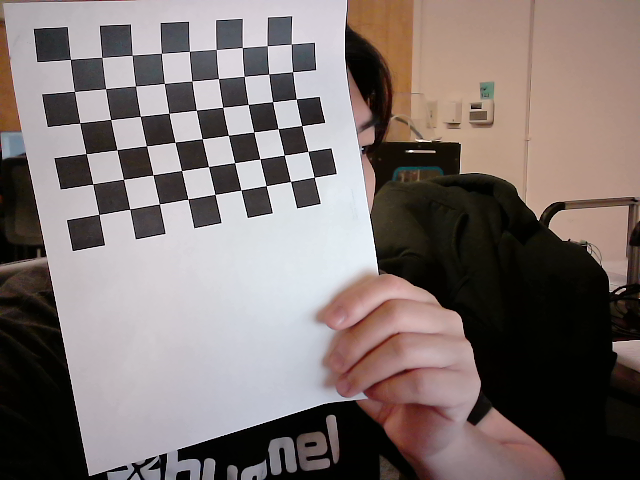
#> input picture camera_capture_0.png, 640 x 480 px; its folder holds only this picture in this run
$ python Task2_2_1.py
#> lines starting #> are read from the running program, lines starting #| are printed output that depends on the picture; long printed decimals are rounded
#!/usr/bin/env python3

import numpy as np
import cv2
import matplotlib.pyplot as plt
import glob


# Defnie the dimensions of checkerboard
dim =  (6, 9)

# termination criteria
criteria = (cv2.TERM_CRITERIA_EPS + cv2.TERM_CRITERIA_MAX_ITER, 30, 0.001)

# Initialization
points_3D = []          # Set of 3D corners
points_2D = []          # Set of 2D corners in pixel coordinate
object_3d = np.zeros((1, dim[0] * dim[1], 3), np.float32)  # Set of chessboard corners

# Extract the index of chessboard corners due to the chessboard dimension
object_3d[0, :, :2] = np.mgrid[0:dim[0],
                               0:dim[1]].T.reshape(-1, 2)          # like (0, 0, 0), (1, 0, 0), ....

# Create a list of string of filepath to image file
# images = sorted(glob.glob('*.png'))
images = sorted(glob.glob('*.png'))

for filename in images:
    # Read each image
    img  = cv2.imread(filename)
#> img is the input picture: shape (480, 640, 3); mean B, G, R 112.4, 114.7, 125.7

    # Convert image into gray
    gray = cv2.cvtColor(img, cv2.COLOR_BGR2GRAY)
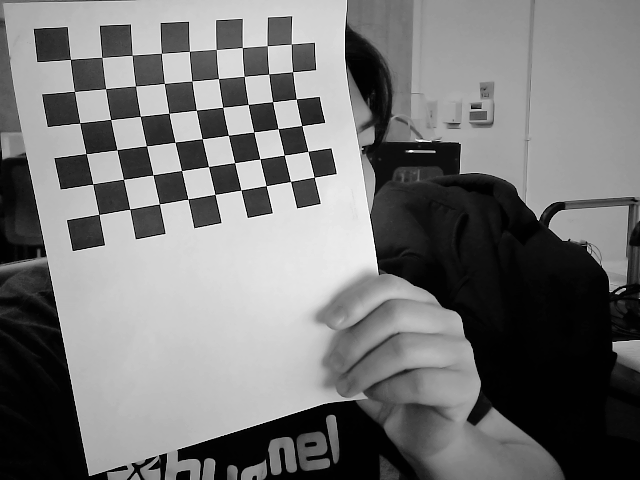
#> gray: shape (480, 640); min 1, max 255, mean 117.7

    ret, corners = cv2.findChessboardCorners(
                    gray, dim, cv2.CALIB_CB_ADAPTIVE_THRESH
                    + cv2.CALIB_CB_FAST_CHECK + cv2.CALIB_CB_NORMALIZE_IMAGE
    )
#> ret = True; corners = 54 rows, first 8: [98.92, 214.5], [92.72, 184], [86.09, 153.6], [79.66, 122.8], [74.48, 91.42], [70.5, 59.45], [129.7, 209.2], [123.5, 179.3]

    if ret == True:
        points_3D.append(object_3d)

        # Refining pixel coordinates for 2D pixels
        corners_2D = cv2.cornerSubPix(gray, corners, (9, 9),
                                     (-1, -1), criteria)
#> corners_2D = 54 rows, first 8: [98.92, 214.4], [92.69, 183.9], [86.16, 153.7], [79.7, 122.9], [74.44, 91.37], [70.32, 59.38], [129.7, 209.2], [123.5, 179.3]
        points_2D.append(corners_2D)

        # Draw and display the corners
        frame = cv2.drawChessboardCorners(img, (6, 9), corners_2D, ret)
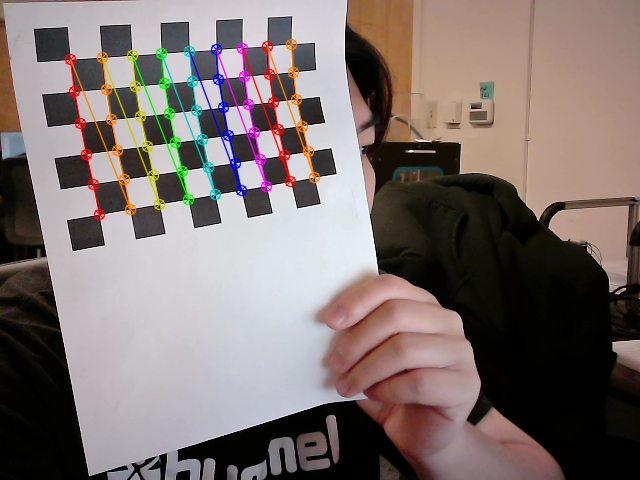
#> frame: shape (480, 640, 3); mean B, G, R 111.4, 114.3, 126.3
        cv2.imwrite("chessboard {0}.png".format(filename), frame)


    ## Perform camera calibration by matching the 3D points and its 2D
#  Corresponding pixel coordinates
ret, intric_matrix, distortion, r_matrix, t_vecs = cv2.calibrateCamera(points_3D,
        points_2D, gray.shape[::-1], None, None)
#> ret = 0.641; intric_matrix = [[996, 0, 332.4], [0, 702.1, 339], [0, 0, 1]]; distortion = [[1.47, -2.6, 0.151, 0.279, 2.66]]; r_matrix = ([0.688, -0.752, -1.77],); t_vecs = ([-5.65, -4.12, 19.39],)

# Displaying output
print("Camera's intrinsic matrix:")
print(intric_matrix)
#| [[995.996   0.         332.381]
#|  [  0.         702.133 339.033]
#|  [  0.           0.           1.        ]]

print("\n Distortion coefficient:")
print(distortion)
#| [[ 1.472  -2.603  0.1511  0.2786  2.659]]

print("\n Rotation matrix:")
print(r_matrix)
#| (array([[ 0.6881],
#|        [-0.7522],
#|        [-1.774]]),)

print("\n Translation vectors:")
print(t_vecs)
#| (array([[-5.654],
#|        [-4.121],
#|        [19.391]]),)

$ run again, on camera_capture_12.png
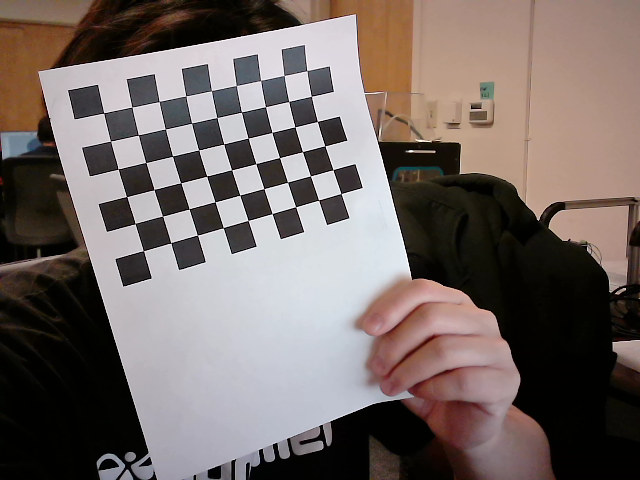
#> input picture camera_capture_12.png, 640 x 480 px
#> img is the input picture: shape (480, 640, 3); mean B, G, R 102.6, 106.2, 117.4
#> `gray = cv2.cvtColor(img, cv2.COLOR_BGR2GRAY)`:
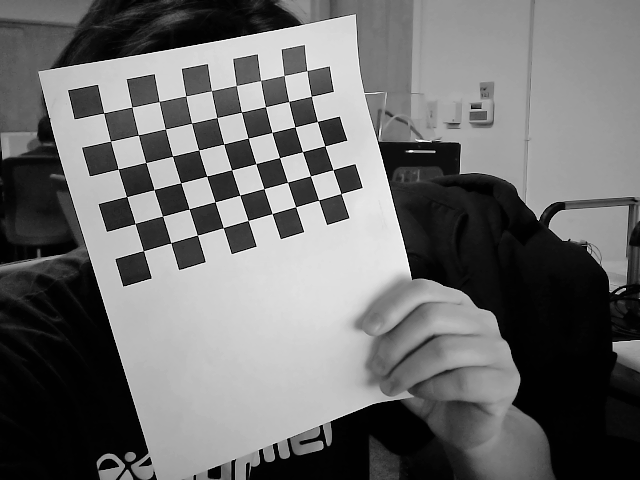
#> gray: shape (480, 640); min 1, max 255, mean 109.1
#> `ret, corners = cv2.findChessboardCorners( gray, dim, cv2.CALIB_CB_ADAP..`: ret = True; corners = 54 rows, first 8: [143.3, 250.6], [135, 223.6], [126.6, 196.6], [118, 168.9], [110.6, 141.2], [103.7, 113], [170.9, 243], [162.5, 216.1]
#> corners_2D = 54 rows, first 8: [143.4, 250.7], [135.1, 223.5], [126.6, 196.6], [118.3, 169.1], [110.5, 141.2], [103.7, 112.9], [170.7, 242.8], [162.6, 216.2]
#> `frame = cv2.drawChessboardCorners(img, (6, 9), corners_2D, ret)`:
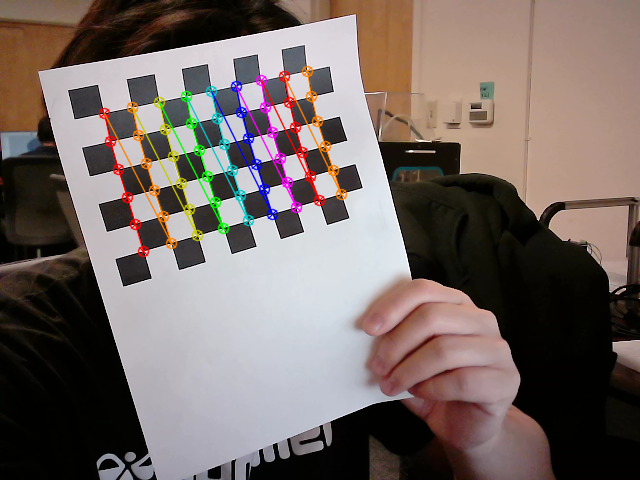
#> frame: shape (480, 640, 3); mean B, G, R 101.7, 105.8, 118
#> `ret, intric_matrix, distortion, r_matrix, t_vecs = cv2.calibrateCamera..`: ret = 0.463; intric_matrix = [[1079.4, 0, 357.3], [0, 787.1, 322.9], [0, 0, 1]]; distortion = [[1.94, -4.3, 0.186, 0.341, 6.44]]; r_matrix = ([0.649, -0.759, -1.84],); t_vecs = ([-5.51, -2.58, 22.55],)
#| [[1.07944723e+03 0.00000000e+00 3.57339615e+02]
#|  [0.00000000e+00 7.87131561e+02 3.22924130e+02]
#|  [0.00000000e+00 0.00000000e+00 1.00000000e+00]]
#| [[ 1.941 -4.305  0.1857  0.3406  6.437]]
#| (array([[ 0.6494],
#|        [-0.7588],
#|        [-1.837]]),)
#| (array([[-5.506],
#|        [-2.583],
#|        [22.547]]),)
